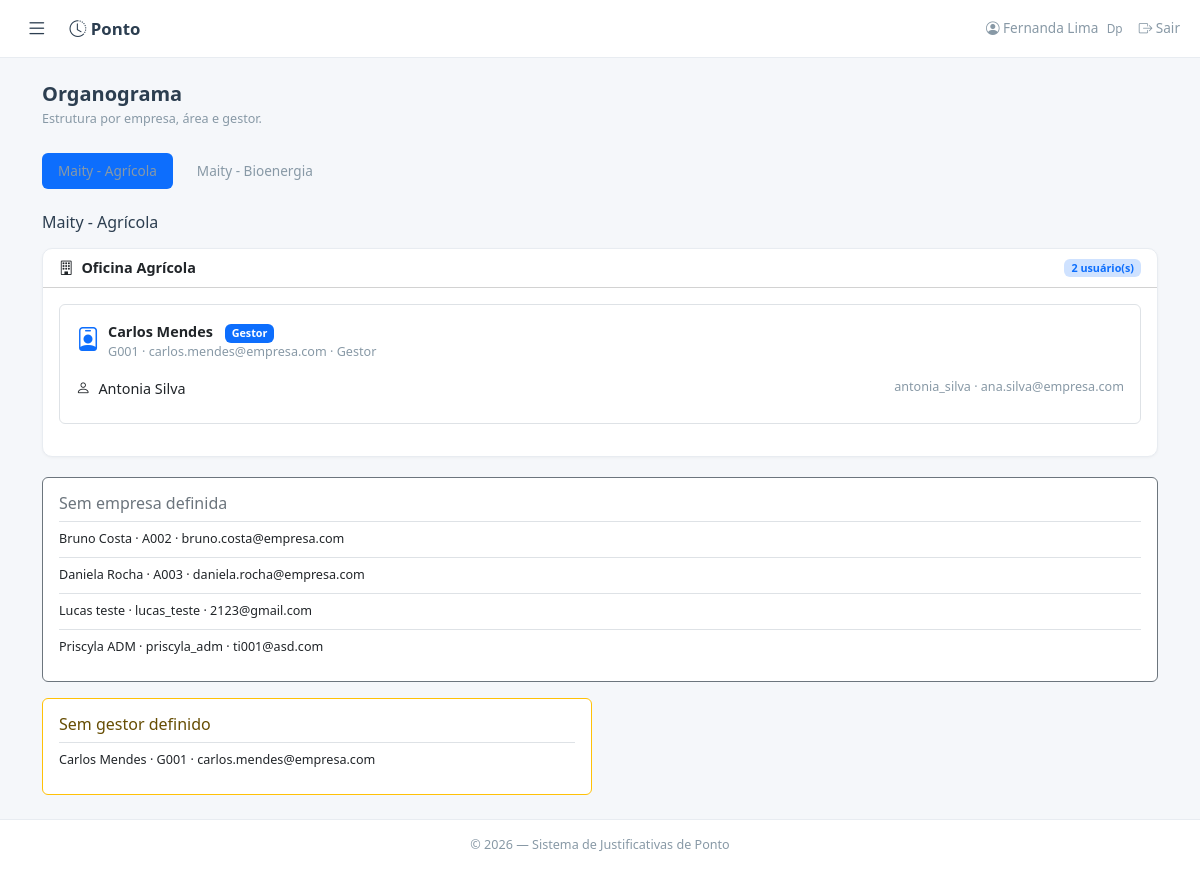
Page /organograma (signed in) on the earlier database version.
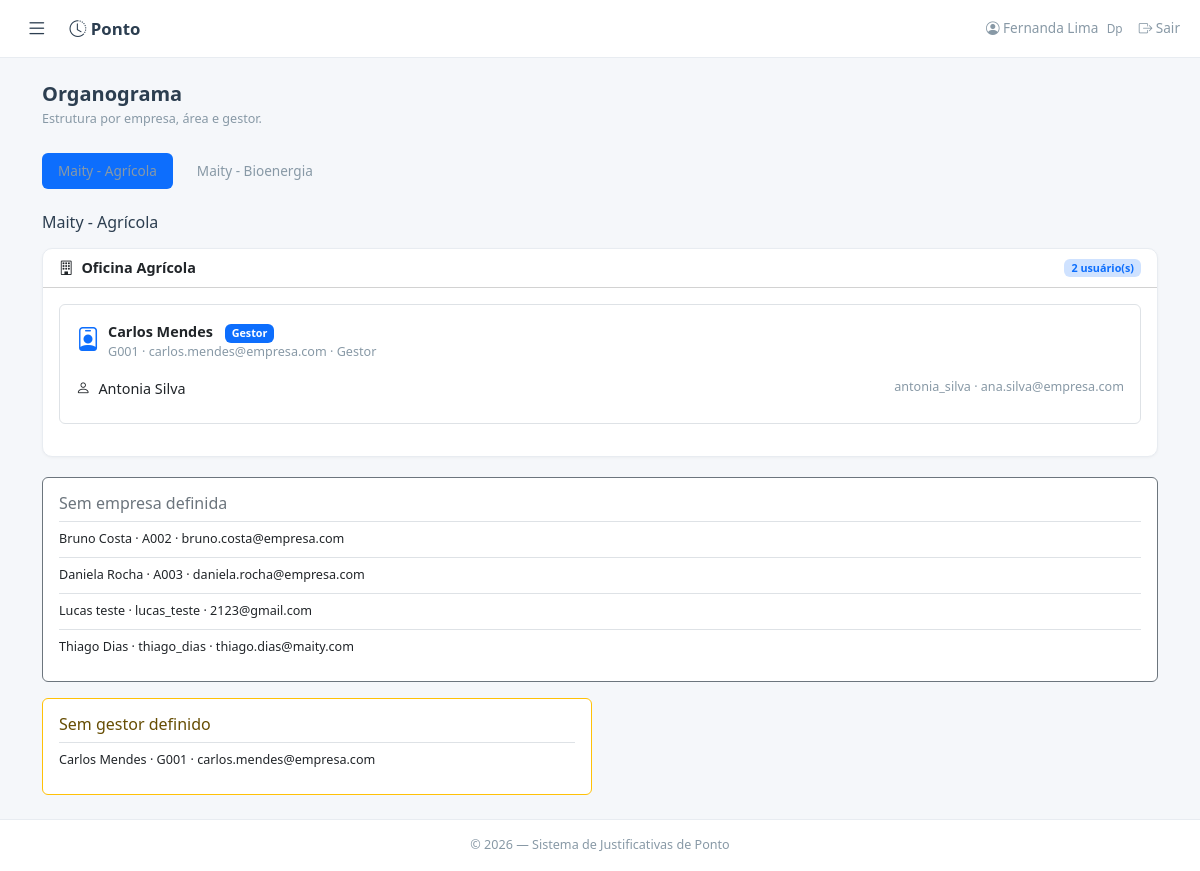
Same page on the later database version.
### models.py (models this page shows)
class Empresa(db.Model):
    __tablename__ = 'empresas'
    id = db.Column(db.Integer, primary_key=True)
    nome = db.Column(db.String(120), unique=True, nullable=False)
    ativo = db.Column(db.Boolean, default=True, nullable=False)
    areas = db.relationship('Area', secondary='area_empresas', back_populates='empresas')

class Usuario(UserMixin, db.Model):
    __tablename__ = 'usuarios'
    id = db.Column(db.Integer, primary_key=True)
    matricula = db.Column(db.String(20), unique=True, nullable=False)
    nome = db.Column(db.String(100), nullable=False)
    email = db.Column(db.String(120), unique=True, nullable=False)
    senha_hash = db.Column(db.String(256), nullable=False)
    perfil = db.Column(db.String(40), nullable=False)
    gestor_id = db.Column(db.Integer, db.ForeignKey('usuarios.id'), nullable=True)
    area_id = db.Column(db.Integer, db.ForeignKey('areas.id'), nullable=True)
    empresa_id = db.Column(db.Integer, db.ForeignKey('empresas.id'), nullable=True)
    ativo = db.Column(db.Boolean, default=True)
    criado_em = db.Column(db.DateTime, default=lambda: datetime.now(timezone.utc))
    gestor = db.relationship('Usuario', remote_side=[id], backref='subordinados')
    area = db.relationship('Area', backref='usuarios')
    empresa = db.relationship('Empresa', backref='usuarios')
    solicitacoes = db.relationship('Solicitacao', backref='colaborador',
                                   foreign_keys='Solicitacao.colaborador_id', lazy='dynamic')
    def tem_permissao(self, chave):
        if self.perfil == 'ti':
            return True
        return UsuarioPermissao.query.filter_by(usuario_id=self.id, permissao=chave).first() is not None

class Area(db.Model):
    __tablename__ = 'areas'
    id = db.Column(db.Integer, primary_key=True)
    nome = db.Column(db.String(100), unique=True, nullable=False)
    ativo = db.Column(db.Boolean, default=True, nullable=False)
    empresas = db.relationship('Empresa', secondary='area_empresas', back_populates='areas')

### app.py (the view)
@app.route('/organograma')
@login_required
@perfil_requerido('dp', 'ti')
def organograma():
    empresas = Empresa.query.filter_by(ativo=True).order_by(Empresa.nome).all()
    empresa_id = request.args.get('empresa_id', type=int)
    empresa = next((item for item in empresas if item.id == empresa_id), None) if empresa_id else None
    empresa = empresa or (empresas[0] if empresas else None)
    usuarios = (Usuario.query.filter_by(ativo=True)
                .options(joinedload(Usuario.empresa), joinedload(Usuario.area), joinedload(Usuario.gestor))
                .order_by(Usuario.nome).all())
    usuarios_empresa = [u for u in usuarios if empresa and u.empresa_id == empresa.id]
    areas = {}
    sem_area = []
    sem_gestor = []
    sem_empresa = [u for u in usuarios if u.empresa_id is None]
    for usuario in usuarios_empresa:
        if usuario.area is None:
            sem_area.append(usuario)
            continue
        area = areas.setdefault(usuario.area.nome, {'gestores': {}, 'usuarios': []})
        area['usuarios'].append(usuario)
        if usuario.gestor_id is None:
            sem_gestor.append(usuario)
        elif usuario.gestor is not None:
            area['gestores'].setdefault(usuario.gestor.id, usuario.gestor)
    estrutura = []
    for nome, dados in sorted(areas.items()):
        gestores = []
        for gestor in sorted(dados['gestores'].values(), key=lambda item: item.nome):
            subordinados = [u for u in dados['usuarios'] if u.gestor_id == gestor.id and u.id != gestor.id]
            gestores.append({'usuario': gestor, 'subordinados': subordinados})
        estrutura.append({'nome': nome, 'gestores': gestores, 'usuarios': dados['usuarios']})
    return render_template('organograma.html', empresas=empresas, empresa=empresa,
                           estrutura=estrutura, sem_area=sem_area,
                           sem_gestor=sem_gestor, sem_empresa=sem_empresa)

### app.py (called while the page is built)
@login_manager.user_loader
def load_user(user_id):
    return db.session.get(Usuario, int(user_id))

@app.context_processor
def inject_now():
    return {'now': datetime.now}

def perfil_requerido(*perfis):
    def decorator(f):
        @wraps(f)
        def wrapper(*args, **kwargs):
            if current_user.perfil not in perfis:
                flash('Acesso não autorizado.', 'danger')
                return redirect(request.referrer or url_for('dashboard'))
            return f(*args, **kwargs)
        return wrapper
    return decorator

### templates/organograma.html (shortened to what this page needs)
{% extends "base.html" %}
{% block content %}
<div class="d-flex justify-content-between align-items-center mb-4">
    <div>
        <h5 class="fw-600 mb-1">Organograma</h5>
        <p class="text-muted small mb-0">Estrutura por empresa, área e gestor.</p>
    </div>
</div>
{% if empresas %}
<ul class="nav nav-pills mb-4 gap-2">
    {% for item in empresas %}
    <li class="nav-item">
        <a class="nav-link {% if empresa and item.id == empresa.id %}active{% endif %}"
           href="{{ url_for('organograma', empresa_id=item.id) }}">{{ item.nome }}</a>
    </li>
    {% endfor %}
</ul>
{% if empresa %}
<h6 class="mb-3">{{ empresa.nome }}</h6>
{% endif %}
{% if estrutura %}
<div class="row g-3">
{% for area in estrutura %}
<div class="col-12">
    <div class="card card-clean">
        <div class="card-header bg-transparent d-flex justify-content-between align-items-center">
            <strong><i class="bi bi-building me-2"></i>{{ area.nome }}</strong>
            <span class="badge bg-primary-subtle text-primary">{{ area.usuarios|length }} usuário(s)</span>
        </div>
        <div class="card-body">
            {% for grupo in area.gestores %}
            <div class="border rounded p-3 mb-3">
                <div class="d-flex align-items-start gap-2 mb-2">
                    <i class="bi bi-person-badge text-primary fs-4"></i>
                    <div>
                        <strong>{{ grupo.usuario.nome }}</strong>
                        <span class="badge bg-primary ms-2">Gestor</span>
                        <div class="small text-muted">{{ grupo.usuario.matricula }} · {{ grupo.usuario.email }} · {{ grupo.usuario.perfil|capitalize }}</div>
                    </div>
                </div>
                {% if grupo.subordinados %}
                <div class="list-group list-group-flush">
                    {% for usuario in grupo.subordinados %}
                    <div class="list-group-item px-0 d-flex justify-content-between">
                        <span><i class="bi bi-person me-2"></i>{{ usuario.nome }}</span>
                        <span class="small text-muted">{{ usuario.matricula }} · {{ usuario.email }}</span>
                    </div>
                    {% endfor %}
                </div>
                {% else %}<div class="small text-muted">Nenhum subordinado vinculado.</div>{% endif %}
            </div>
            {% endfor %}
        </div>
    </div>
</div>
{% endfor %}
</div>
{% else %}<div class="alert alert-info">Nenhum usuário ativo cadastrado nesta empresa.</div>{% endif %}
<div class="row g-3 mt-1">
{% if sem_empresa %}<div class="col-12"><div class="card border-secondary"><div class="card-body"><h6 class="text-secondary">Sem empresa definida</h6>{% for usuario in sem_empresa %}<div class="small border-top py-2">{{ usuario.nome }} · {{ usuario.matricula }} · {{ usuario.email }}</div>{% endfor %}</div></div></div>{% endif %}
{% if sem_gestor %}<div class="col-md-6"><div class="card border-warning"><div class="card-body"><h6 class="text-warning-emphasis">Sem gestor definido</h6>{% for usuario in sem_gestor %}<div class="small border-top py-2">{{ usuario.nome }} · {{ usuario.matricula }} · {{ usuario.email }}</div>{% endfor %}</div></div></div>{% endif %}
</div>
{% else %}<div class="alert alert-info">Nenhuma empresa ativa cadastrada.</div>{% endif %}
{% endblock %}

Differences in the rows shown:
no longer on this page (row edited): Usuario: nome "Priscyla ADM", matricula "priscyla_adm", email "ti001@asd.com", shown under "Sem empresa definida"
added Usuario: nome "Thiago Dias", matricula "thiago_dias", email "thiago.dias@maity.com", shown under "Sem empresa definida"
